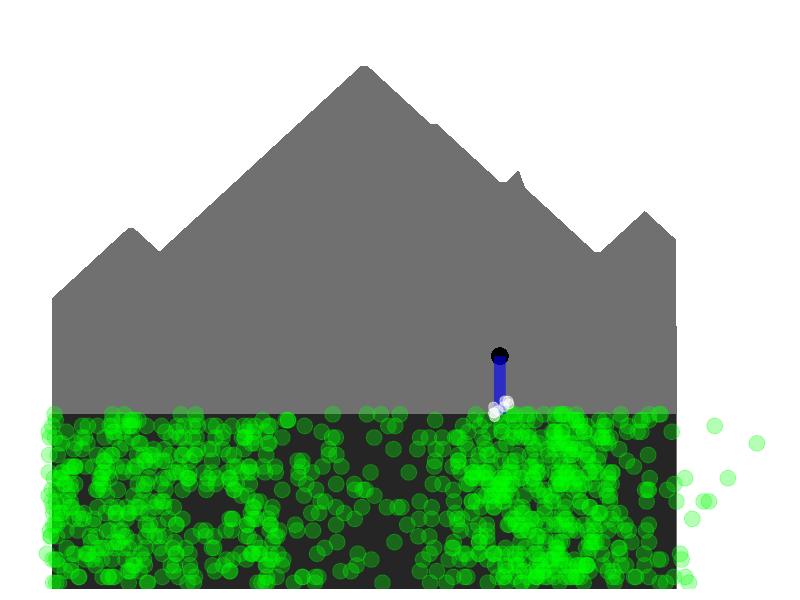

The R script that drew this image:
## ---- chunk 1
knitr::opts_chunk$set(echo = FALSE,message=FALSE,warning=FALSE, fig.align='center')
library(ggplot2)
library(dplyr)
## ---- chunk 2
plot_df <- data.frame(
  # x = rep(1:100,10),
  # y = rep(1:100,10),
  # mountain = round(rnorm(1000,mean=50,sd=20)),
  mountain_x = c(1:100,rep(NA,900)),
  mountain_y = c(50:62,62:58,59:90,
                 #on the way back down
                 90:80,80:70,70:72,69:58,58:64,65:60,
                 rep(NA,900)),
  tree_x = c(rnorm(500,mean=20,sd=20),
             rnorm(500,mean=80,sd=10)),
  tree_y = sample(1:30,1000,replace=TRUE),
  # river_x = c(60,65,67,70,72,72,rep(NA,994)),
  # river_y = c(0,10,15,21,30,40,rep(NA,994)),
  river_x = c(72,72,rep(NA,998)), # just the waterfall
  river_y = c(30,40,rep(NA,998)), # just the waterfall
  waterfall_x = c(rep(71:73,3),rep(NA,991)),
  waterfall_y = c(rep(30:32,3),rep(NA,991))
) %>%
  mutate_all(abs) # remove any negative numbers

ggplot(plot_df) +
  geom_area(aes(x=mountain_x,y=mountain_y),fill='gray20',alpha=.7) +
  geom_rect(aes(xmin=1, xmax = 100, ymin = 0, ymax = max(plot_df$tree_y)),fill="#252525") +
  # geom_area() # frosted peaks
  geom_point(aes(x=tree_x,y=tree_y),color="green",size=5,alpha = .3) +
  geom_point(aes(x=72,y=40),size=5) + 
  geom_line(aes(x=river_x,y=river_y),color="blue",size=4,alpha = .6) +
  geom_jitter(aes(x=waterfall_x,y=waterfall_y),color="white",alpha=.5,width = 1,size=3) +
  # geom_ribbon() # for shoreline?
  scale_y_continuous(expand = c(0,0),
                   limits = c(0,100)) +
  theme_minimal() + 
  theme(panel.background = element_blank(),
        panel.grid = element_blank(),
        axis.text = element_blank(),
        axis.title = element_blank())
